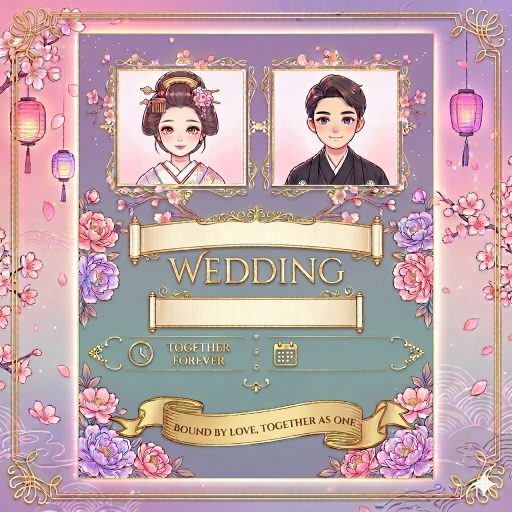
#> input picture assets/marriage_card.png, 1024 x 1024 px (shown at 1/2 size)
$ python -i utils.py   (imports and definitions only)
#> lines starting #> are read from the running program, lines starting #| are printed output that depends on the picture
#> further down, picture is the input picture: PIL image 1024x1024 RGBA; mean R, G, B, A 190.4, 164.6, 168.7, 255
"""Graphics utility functions.

These utilities generate family tree and friend circle images.

# XXX: Functions that need to fetch profile pictures accept (bot, db).
# The bot client is used to download files while db is used to query user data.

# XXX: Profile pictures are stored in the database as:
# - profile_pic_file_id: Telegram file_id for downloading
# - profile_pic_b64: Base64 encoded image data (fallback)
"""

import base64
import io
from pathlib import Path
from typing import Optional, Tuple

from PIL import Image, ImageDraw, ImageFont

# Asset paths
ASSETS_DIR = Path(__file__).parent.parent.parent / "assets"
FONTS_DIR = ASSETS_DIR / "fonts"
DEFAULT_PFP = ASSETS_DIR / "default_pfp.png"

# Colors
WHITE = (255, 255, 255)
BLACK = (0, 0, 0)
LIGHT_BLUE_BG = (173, 206, 220)  # Light blue background like references
RED_LINE = (205, 92, 92)  # Indian red for connections
PINK_LINE = (255, 105, 180)  # Hot Pink for marriage lines
SIBLING_LINE = (60, 60, 60)  # Dark gray/black for sibling lines
BORDER_GRAY = (180, 180, 180)
BORDER_RED = (180, 80, 80)  # Red border for center user

# Default sizes
PROFILE_SIZE = 70
PROFILE_SIZE_LARGE = 100
NODE_PADDING = 4


# [44 lines left out: functions get_font, get_emoji_font, not called in this run]


def square_crop(image: Image.Image, size: int = PROFILE_SIZE) -> Image.Image:
    """Crop image to a square and resize."""
#> called with size = 70
    # Center crop to square
    w, h = image.size
#> w = 1024; h = 1024
    min_dim = min(w, h)
#> min_dim = 1024
    left = (w - min_dim) // 2
#> left = 0
    top = (h - min_dim) // 2
#> top = 0
    image = image.crop((left, top, left + min_dim, top + min_dim))

    # Resize to target size
    image = image.resize((size, size), Image.Resampling.LANCZOS)
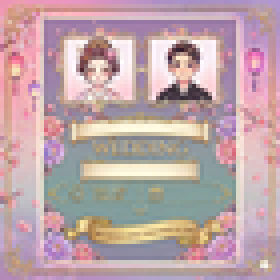
#> image: PIL image 70x70 RGBA (shown 4 times larger); mean R, G, B, A 190.3, 164.6, 168.8, 255

    if image.mode != "RGBA":
        image = image.convert("RGBA")

    return image


# [8 lines left out: function add_square_border, not called in this run]


# [67 lines not run here, left out]


# [151 lines left out: functions draw_text_centered, draw_curved_line, draw_dashed_line, draw_marriage_connector, circular_crop, add_border and 1 more, not called in this run]

>>> from PIL import Image
>>> picture = Image.open('../../assets/marriage_card.png')
>>> result = square_crop(picture)
